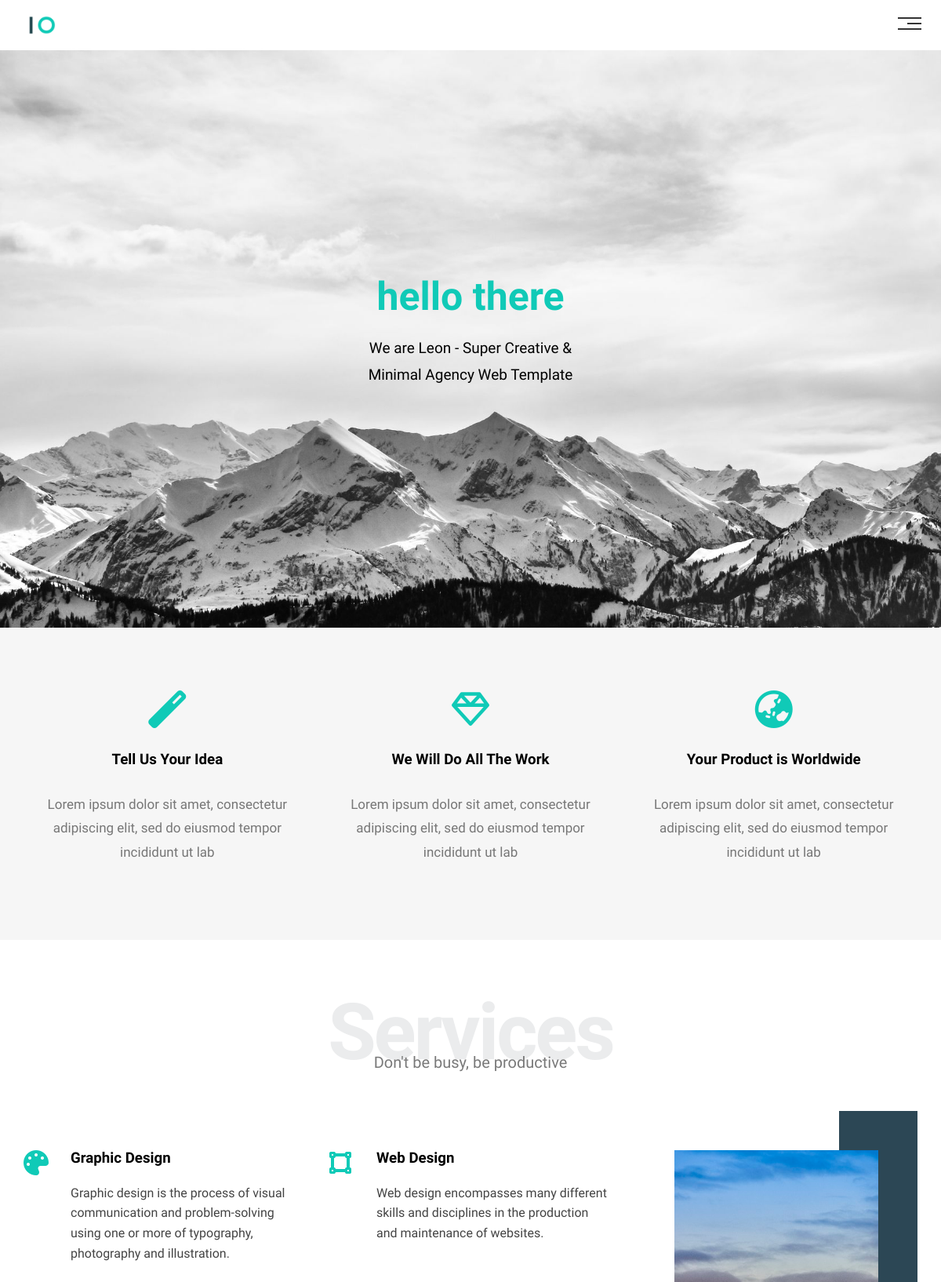
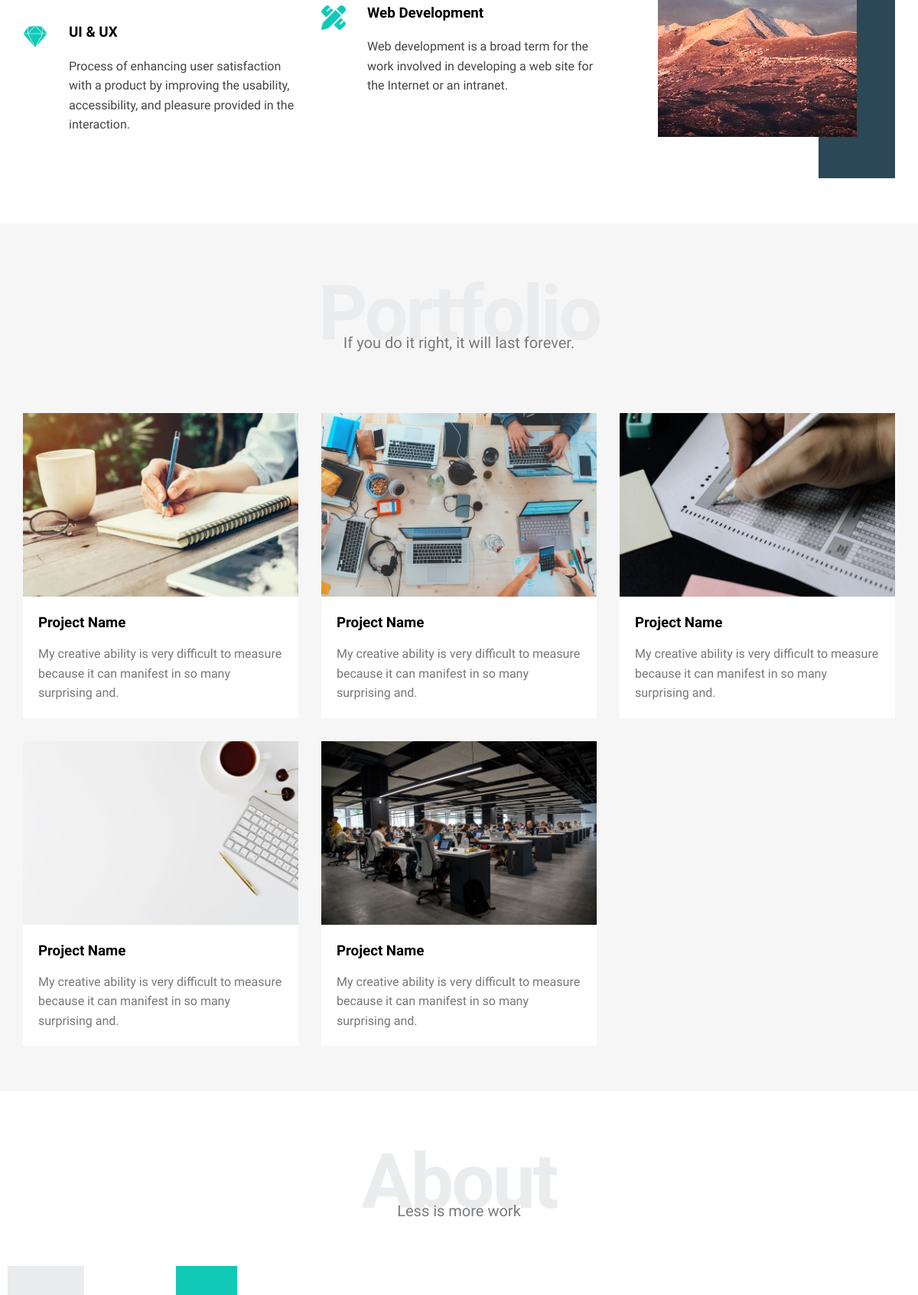
The page / (upper part) on the database its author committed (2 pictures, top to bottom).
### tables this page shows
CREATE TABLE `products` (
  `id` int(11) NOT NULL,
  `image` varchar(50) NOT NULL,
  `productName` varchar(50) NOT NULL,
  `description` varchar(200) NOT NULL
);

### index.php (the view, shortened to what this page needs)
<?php include("connection.php"); ?>
<!DOCTYPE html>
<html lang="en">
<head>
    <link rel="stylesheet" href="css/leon.css" />
    <link rel="stylesheet" href="css/normalize.css" />
    <link rel="stylesheet" href="css/all.css" />
</head>
<body>
    <div class="header">
        <div class="container">
            <img class="logo" src="images/logo.png" alt="" />
            <div class="links">
                <span class="icon">
                    <span></span>
                    <span></span>
                    <span></span>
                </span>
            </div>
        </div>
    </div>
    <div class="landing">
        <div class="intro-text">
            <h1>hello there</h1>
            <p>We are Leon - Super Creative & Minimal Agency Web Template</p>
        </div>
    </div>
    <div class="features">
        <div class="container">
            <div class="feat">
                <i class="fas fa-magic fa-3x"></i>
                <h3>Tell Us Your Idea</h3>
                <p>Lorem ipsum dolor sit amet, consectetur adipiscing elit, sed do eiusmod tempor incididunt ut lab</p>
            </div>
            <div class="feat">
                <i class="far fa-gem fa-3x"></i>
                <h3>We Will Do All The Work</h3>
                <p>Lorem ipsum dolor sit amet, consectetur adipiscing elit, sed do eiusmod tempor incididunt ut lab</p>
            </div>
            <div class="feat">
                <i class="fas fa-globe-asia fa-3x"></i>
                <h3>Your Product is Worldwide</h3>
                <p>Lorem ipsum dolor sit amet, consectetur adipiscing elit, sed do eiusmod tempor incididunt ut lab</p>
            </div>
        </div>
    </div>
    <div class="services" id="services">
        <div class="container">
            <h2 class="special-heading">Services</h2>
            <p>Don't be busy, be productive</p>
            <div class="services-content">
                <div class="col">
                    <div class="srv">
                        <i class="fas fa-palette fa-2x"></i>
                        <div class="text">
                            <h3>Graphic Design</h3>
                            <p>
                                Graphic design is the process of visual communication and problem-solving using one or
                                more of
                                typography, photography and illustration.
                            </p>
                        </div>
                    </div>
                    <div class="srv">
                        <i class="fab fa-sketch fa-2x"></i>
                        <div class="text">
                            <h3>UI & UX</h3>
                            <p>
                                Process of enhancing user satisfaction with a product by improving the usability,
                                accessibility, and
                                pleasure provided in the interaction.
                            </p>
                        </div>
                    </div>
                </div>
                <div class="col">
                    <div class="srv">
                        <i class="fas fa-vector-square fa-2x"></i>
                        <div class="text">
                            <h3>Web Design</h3>
                            <p>
                                Web design encompasses many different skills and disciplines in the production and
                                maintenance of
                                websites.
                            </p>
                        </div>
                    </div>
                    <div class="srv">
                        <i class="fas fa-pencil-ruler fa-2x"></i>
                        <div class="text">
                            <h3>Web Development</h3>
                            <p>
                                Web development is a broad term for the work involved in developing a web site for the
                                Internet or an
                                intranet.
                            </p>
                        </div>
                    </div>
                </div>
                <div class="col">
                    <div class="image image-column">
                        <img src="images/services.jpg" alt="" />
                    </div>
                </div>
            </div>
        </div>
    </div>
    <div class="portfolio" id="portfolio">
        <div class="container">
            <h2 class="special-heading">Portfolio</h2>
            <p>If you do it right, it will last forever.</p>
            <div class="portfolio-content">
                <?php
                $query = "select * from products";
                $records = mysqli_query($con, $query);
                while ($data = mysqli_fetch_array($records)) {
                    ?>
                    <div class="card">
                        <img src="<?php echo $data['image']; ?>" alt="" />
                        <div class="info">
                            <h3>
                                <?php echo $data['productName']; ?>
                            </h3>
                            <p>
                                <?php echo $data['description']; ?>
                            </p>
                        </div>
                    </div>
                    <?php
                }
                ?>
            </div>
        </div>
    </div>
    <div class="about" id="about">
        <div class="container">
            <h2 class="special-heading">About</h2>
            <p>Less is more work</p>
        </div>
    </div>
</body>
</html>

### css/leon.css (style rules this page uses)
:root { --main-color: #10cab7; --secondary-color: #2c4755; --section-padding: 60px; --section-background: #f6f6f6; --main-duration: 0.5s; }
* { -webkit-box-sizing: border-box; -moz-box-sizing: border-box; box-sizing: border-box; }
html { scroll-behavior: smooth; }
body { font-family: "Work Sans", sans-serif; }
.container { padding-left: 15px; padding-right: 15px; margin-left: auto; margin-right: auto; }
@media (min-width: 768px) { .container { width: 750px; } }
@media (min-width: 992px) { .container { width: 970px; } }
@media (min-width: 1200px) { .container { width: 1170px; } }
.special-heading { color: #ebeced; font-size: 100px; text-align: center; font-weight: 800; letter-spacing: -3px; margin: 0; }
.special-heading+p { margin: -30px 0 0; font-size: 20px; text-align: center; color: #797979; }
.header { padding: 20px; }
.header .container { display: flex; justify-content: space-between; align-items: center; }
.header .logo { width: 60px; }
.header .links { position: relative; }
.header .links .icon { width: 30px; display: flex; flex-wrap: wrap; justify-content: flex-end; }
.header .links .icon span { background-color: #333; margin-bottom: 5px; height: 2px; }
.header .links .icon span:first-child { width: 100%; }
.header .links .icon span:nth-child(2) { width: 60%; transition: var(--main-duration); }
.header .links .icon span:last-child { width: 100%; }
.landing { background-image: url(../images/landing.jpg); background-size: cover; height: calc(100vh - 64px); position: relative; }
.landing .intro-text { position: absolute; left: 50%; top: 50%; text-align: center; transform: translate(-50%, -50%); width: 320px; max-width: 100%; }
.landing .intro-text h1 { margin: 0; font-weight: bold; font-size: 50px; color: var(--main-color); }
.landing .intro-text p { font-size: 19px; line-height: 1.8; }
.features { padding-top: var(--section-padding); padding-bottom: var(--section-padding); background-color: var(--section-background); }
.features .container { display: grid; grid-template-columns: repeat(auto-fill, minmax(300px, 1fr)); grid-gap: 20px; }
.features .feat { padding: 20px; text-align: center; }
.features .feat i { color: var(--main-color); }
.features .feat h3 { font-weight: 800; margin: 30px 0; }
.features .feat p { line-height: 1.8; color: #777; font-size: 17px; }
.services { padding-top: var(--section-padding); padding-bottom: var(--section-padding); }
.services .services-content { display: grid; grid-template-columns: repeat(auto-fill, minmax(300px, 1fr)); grid-gap: 30px; margin-top: 100px; }
.services .services-content .srv { display: flex; margin-bottom: 40px; }
.services .services-content .srv i { color: var(--main-color); flex-basis: 60px; }
.services .services-content .srv .text { flex: 1; }
.services .services-content .srv .text h3 { margin: 0 0 20px; }
.services .services-content .srv .text p { color: #444; font-weight: 300; line-height: 1.6; }
.services .services-content .image { text-align: center; position: relative; }
.services .services-content .image::before { content: ""; background-color: var(--secondary-color); width: 100px; height: calc(100% + 100px); top: -50px; position: absolute; right: 0; z-index: -1; }
.services .services-content .image img { width: 260px; }
.portfolio { padding-top: var(--section-padding); padding-bottom: var(--section-padding); background-color: var(--section-background); }
.portfolio .portfolio-content { display: grid; grid-template-columns: repeat(auto-fill, minmax(300px, 1fr)); grid-gap: 30px; margin-top: 80px; }
.portfolio .portfolio-content .card { background-color: white; }
.portfolio .portfolio-content .card img { max-width: 100%; }
.portfolio .portfolio-content .card .info { padding: 20px; }
.portfolio .portfolio-content .card .info h3 { margin: 0; }
.portfolio .portfolio-content .card .info p { color: #777; line-height: 1.6; margin-bottom: 0; }
.about { padding-top: var(--section-padding); padding-bottom: calc(var(--section-padding) + 60px); }

### rows shown on the page
products: image (picture), productName "Project Name", description "My creative ability is very difficult to measure because it can manifest in so many surprising and."
products: image (picture), productName "Project Name", description "My creative ability is very difficult to measure because it can manifest in so many surprising and."
products: image (picture), productName "Project Name", description "My creative ability is very difficult to measure because it can manifest in so many surprising and."
products: image (picture), productName "Project Name", description "My creative ability is very difficult to measure because it can manifest in so many surprising and."
products: image (picture), productName "Project Name", description "My creative ability is very difficult to measure because it can manifest in so many surprising and."
